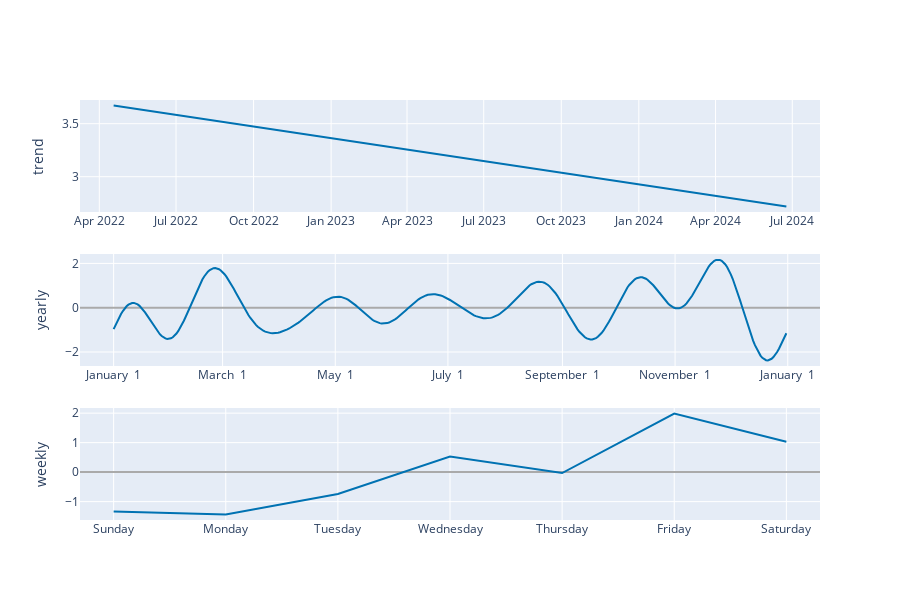

The code cell stored with this chart in its notebook:
### Code cell
plot_components_plotly(m, forecast)

### Figure 1 — Plotly figure (JSON) as saved in the notebook; plotly's stock layout.template omitted (floating-point values rounded to 4 significant figures; data arrays with more than 128 entries replaced by an {"elided": "..."} marker saying what was removed)
{"data": [{"line": {"color": "#0072B2", "width": 2}, "mode": "lines", "name": "trend", "type": "scatter", "x": {"elided": "254 str values"}, "xaxis": "x", "y": {"elided": "254 float values"}, "yaxis": "y"}, {"line": {"color": "rgba(0, 114, 178, 0.2)", "width": 0}, "mode": "lines", "name": "trend_upper", "type": "scatter", "x": {"elided": "254 str values"}, "xaxis": "x", "y": {"elided": "254 float values"}, "yaxis": "y"}, {"fill": "tonexty", "fillcolor": "rgba(0, 114, 178, 0.2)", "line": {"color": "rgba(0, 114, 178, 0.2)", "width": 0}, "mode": "lines", "name": "trend_lower", "type": "scatter", "x": {"elided": "254 str values"}, "xaxis": "x", "y": {"elided": "254 float values"}, "yaxis": "y"}, {"line": {"color": "#0072B2", "width": 2}, "mode": "lines", "name": "yearly", "type": "scatter", "x": {"elided": "365 str values"}, "xaxis": "x2", "y": {"elided": "365 float values"}, "yaxis": "y2"}, {"line": {"color": "#0072B2", "width": 2}, "mode": "lines", "name": "weekly", "type": "scatter", "x": ["2017-01-01T00:00:00", "2017-01-02T00:00:00", "2017-01-03T00:00:00", "2017-01-04T00:00:00", "2017-01-05T00:00:00", "2017-01-06T00:00:00", "2017-01-07T00:00:00"], "xaxis": "x3", "y": [-1.336, -1.434, -0.7424, 0.5258, -0.0299, 1.985, 1.031], "yaxis": "y3"}], "layout": {"height": 600, "showlegend": false, "width": 900, "xaxis": {"anchor": "y", "domain": [0, 1], "range": ["2022-03-09T02:24:00", "2024-08-02T21:36:00"], "type": "date"}, "xaxis2": {"anchor": "y2", "domain": [0, 1], "range": ["2016-12-13T18:54:02.958904115", "2018-01-18T11:04:57.863013581"], "tickformat": "%B %e", "type": "date"}, "xaxis3": {"anchor": "y3", "domain": [0, 1], "range": ["2016-12-31T16:48:00", "2017-01-07T07:12:00"], "tickformat": "%A", "type": "date"}, "yaxis": {"anchor": "x", "domain": [0.7333, 1], "rangemode": "normal", "title": {"text": "trend"}, "zerolinecolor": "#AAA"}, "yaxis2": {"anchor": "x2", "domain": [0.3667, 0.6333], "title": {"text": "yearly"}, "zerolinecolor": "#AAA"}, "yaxis3": {"anchor": "x3", "domain": [0, 0.2667], "title": {"text": "weekly"}, "zerolinecolor": "#AAA"}}}
